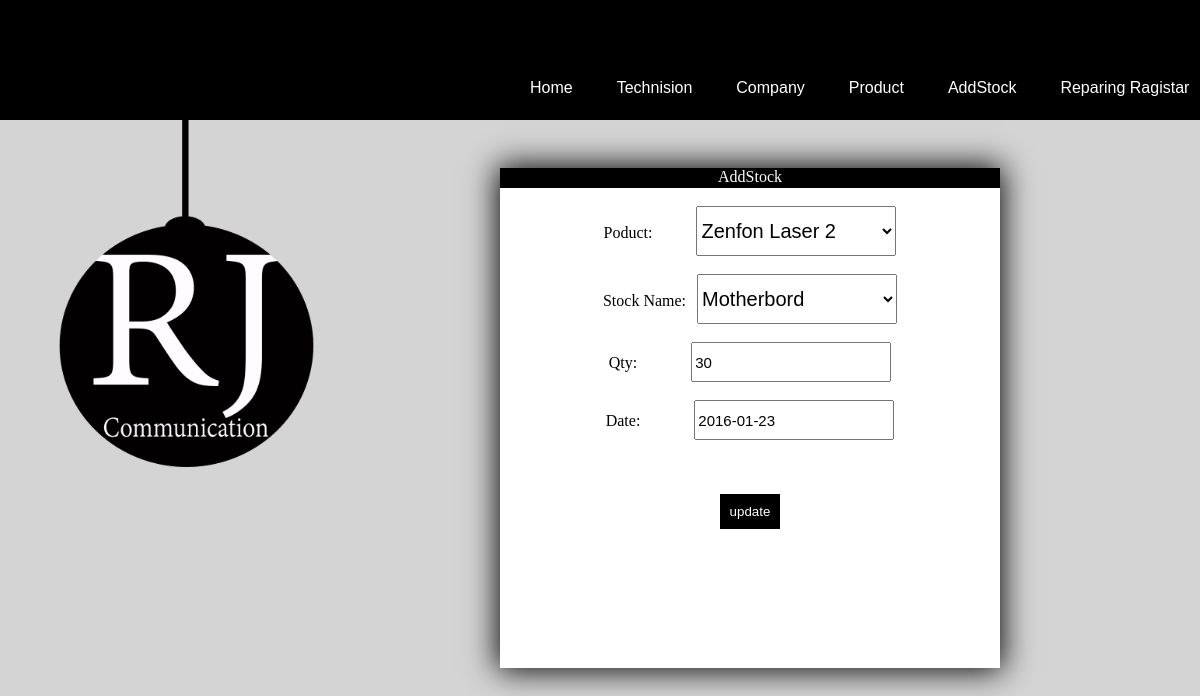
The app's page /addstock.php?stockid=24&res=update (signed in) with its own data.
### tables this page shows
CREATE TABLE `stock` (
  `stockid` int(20) NOT NULL,
  `proid` int(20) NOT NULL,
  `stocknm` varchar(50) NOT NULL,
  `qty` int(50) NOT NULL,
  `date` varchar(50) NOT NULL
);

CREATE TABLE `product` (
  `proid` int(20) NOT NULL,
  `comid` int(20) NOT NULL,
  `proname` varchar(50) NOT NULL
);

### addstock.php (the view, shortened to what this page needs)
<html>
<head>
	<link rel="stylesheet" href="css/allpage.css">
	<link rel="stylesheet" href="css/technision.css">
</head>
<body>
<div id="main">
	<div id="header">
			<form method="post" action="logout.php">
			</form>
		<div id="menu" style="margin:20px 0px 0px 500px;">
			<a href="home.php"><li id="home" class="menu" >Home</li></a>
			<a href="technision.php"><li id="tech" class="menu">Technision</li></a>
			<a href="company.php"><li id="com" class="menu">Company</li></a>
			<a href="product.php"><li id="product" class="menu">Product</li></a>
			<a href="addstock.php"><li id="addstock" class="menu">AddStock</li></a>
				<a href="ragister.php"><li id="repragister" class="menu">Reparing Ragistar</li></a>
		</div>
		<img src="image/logo2.gif" height="350px" width="350px" >
	</div>
	<br>
	<div id="techni" style="margin:150px 0px 0px 500px;overflow:scroll;height:500px;" >
			<div id="techniheader">AddStock</div>
					<?php
					if(@$_GET['res']=="update")
					{
					?>
					<form method="post" action="addstock.php">
					<center>
					<br>
					<label for="proname">Poduct:</label>
					<select id ="proname" name="proname" style="width:200px;height:50px;font-size:20px;margin-left:40px;">
							<?php
							$stockid=$_GET['stockid'];
							$qry1=mysql_query("select * from product");
							$co=mysql_num_rows($qry1);
							$qry2=mysql_query("select * from stock where stockid='$stockid'");
							$t1=mysql_fetch_array($qry2);
							if($co>=1)
							{
								while($t=mysql_fetch_array($qry1))
								{
							?>
							<option name="proname" value="<?php echo $t['proid']; ?>"<?php if($t1['proid']==$t['proid']){ echo "selected";}?>><?php echo $t['proname']; ?></option>
								<?php
								}
								?>
							<?php
							}
							?>
							</select><br><br>
							<label for="stockname">Stock Name:</label>
					<select id ="stockname" name="stockname" style="width:200px;height:50px;font-size:20px;margin-left:7px;">
						<option name="stockname" value="motherbord" <?php if($t1['stocknm']=="motherbord"){echo "selected";}?> >Motherbord</option>
					</select><br><br>
							<label for="Qty">Qty:</label>
							<input type="text" min="1"  value="<?php echo $t1['qty'];?> " id="Qty" name="qty" placeholder="Enter Stock Qty:" style="height:40px;width:200px;margin-left:50px;font-size:15px;" ><br>
							<br>
							<label for="Date">Date:</label>
							<input type="text"  value="<?php echo $t1['date']; ?>" id="Date" name="date" style="height:40px;width:200px;margin-left:50px;font-size:15px;" ><br>
							<br><br>
							<input type="hidden"  value="<?php echo $t1['stockid']; ?>" id="stockid" name="stockid" style="height:40px;width:200px;margin-left:50px;font-size:15px;" ><br>
							<input type="submit" name="submit" style="background:black;padding:10px;color:white;border:none;" value="update">
							<br><br>
					</form>
					<?php
					}
					?>
	</div>
</div>
</body>
</html>

### css/allpage.css (style rules this page uses)
body { margin:0px; padding:0px; background:#D4D4D4; font-family:Times New Roman }
#header { height:100px; width:100%; padding:10px; background:black; position:fixed; }
.menu { color:white; display:inline-block; margin:10px; padding:10px; font-family:Arial; }

### css/technision.css (style rules this page uses)
#techni { box-shadow:0px 0px 30px 2px; width:500px; background:white; position:relative; }
#techniheader { text-align:center; color:white; height:20px; background:black; }

### records on screen
stock: proname "Zenfon Laser 2", stockname "Motherbord", qty "30", date "2016-01-23"
